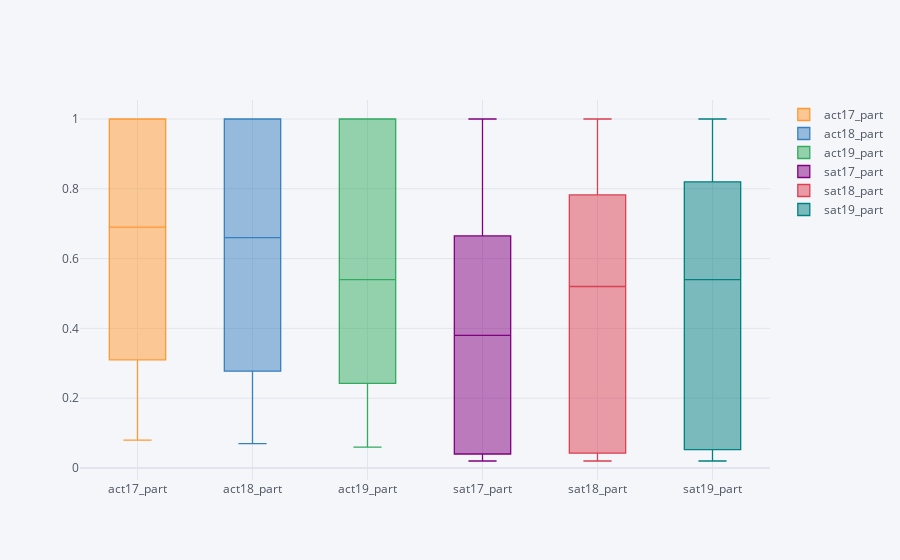

Here is the notebook cell this chart was saved with:
### Markdown cell above
### How has the participation in ACT and SAT changed between 2017 to 2019?

### Code cell
state_cleaned[state_cleaned.columns[[8,10,12,14,16,18]]].iplot(kind='box')

### Figure 1 — Plotly figure (JSON) as saved in the notebook; plotly's stock layout.template omitted (floating-point values rounded to 4 significant figures)
{"data": [{"boxpoints": false, "line": {"width": 1.3}, "marker": {"color": "rgba(255, 153, 51, 1.0)"}, "name": "act17_part", "orientation": "v", "type": "box", "y": [1, 0.65, 0.62, 1, 0.31, 1, 0.31, 0.18, 0.32, 0.73, 0.55, 0.9, 0.38, 0.93, 0.35, 0.67, 0.73, 1, 1, 0.08, 0.28, 0.29, 0.29, 1, 1, 1, 1, 0.84, 1, 0.18, 0.34, 0.66, 0.31, 1, 0.98, 0.75, 1, 0.4, 0.23, 0.21, 1, 0.8, 1, 0.45, 1, 0.29, 0.29, 0.29, 0.69, 1, 1]}, {"boxpoints": false, "line": {"width": 1.3}, "marker": {"color": "rgba(55, 128, 191, 1.0)"}, "name": "act18_part", "orientation": "v", "type": "box", "y": [1, 0.33, 0.66, 1, 0.27, 0.3, 0.26, 0.17, 0.32, 0.66, 0.53, 0.89, 0.36, 0.43, 0.32, 0.68, 0.71, 1, 1, 0.07, 0.31, 0.25, 0.22, 0.99, 1, 1, 1, 1, 1, 0.16, 0.31, 0.67, 0.27, 1, 0.98, 1, 1, 0.42, 0.2, 0.15, 1, 0.77, 1, 0.45, 1, 0.24, 0.24, 0.24, 0.65, 1, 1]}, {"boxpoints": false, "line": {"width": 1.3}, "marker": {"color": "rgba(50, 171, 96, 1.0)"}, "name": "act19_part", "orientation": "v", "type": "box", "y": [1, 0.38, 0.73, 1, 0.23, 0.27, 0.22, 0.13, 0.32, 0.54, 0.49, 0.8, 0.31, 0.35, 0.29, 0.66, 0.72, 1, 1, 0.06, 0.28, 0.21, 0.19, 0.95, 1, 0.82, 1, 1, 1, 0.14, 0.25, 0.63, 0.22, 1, 0.96, 1, 1, 0.42, 0.17, 0.12, 0.78, 0.75, 1, 0.39, 1, 0.2, 0.21, 0.24, 0.49, 1, 1]}, {"boxpoints": false, "line": {"width": 1.3}, "marker": {"color": "rgba(128, 0, 128, 1.0)"}, "name": "sat17_part", "orientation": "v", "type": "box", "y": [0.05, 0.38, 0.3, 0.03, 0.53, 0.11, 1, 1, 1, 0.83, 0.61, 0.55, 0.93, 0.09, 0.63, 0.02, 0.04, 0.04, 0.04, 0.95, 0.69, 0.76, 1, 0.03, 0.02, 0.03, 0.1, 0.03, 0.26, 0.96, 0.7, 0.11, 0.67, 0.49, 0.02, 0.12, 0.07, 0.43, 0.65, 0.71, 0.5, 0.03, 0.05, 0.62, 0.03, 0.6, 0.65, 0.64, 0.14, 0.03, 0.03]}, {"boxpoints": false, "line": {"width": 1.3}, "marker": {"color": "rgba(219, 64, 82, 1.0)"}, "name": "sat18_part", "orientation": "v", "type": "box", "y": [0.06, 0.43, 0.29, 0.05, 0.6, 1, 1, 1, 0.92, 0.56, 0.7, 0.56, 1, 0.99, 0.63, 0.03, 0.04, 0.04, 0.04, 0.99, 0.76, 0.8, 1, 0.04, 0.03, 0.04, 0.1, 0.03, 0.23, 0.96, 0.82, 0.16, 0.79, 0.52, 0.02, 0.18, 0.08, 0.48, 0.7, 0.97, 0.55, 0.03, 0.06, 0.66, 0.04, 0.64, 0.68, 0.69, 0.28, 0.03, 0.03]}, {"boxpoints": false, "line": {"width": 1.3}, "marker": {"color": "rgba(0, 128, 128, 1.0)"}, "name": "sat19_part", "orientation": "v", "type": "box", "y": [0.07, 0.41, 0.31, 0.06, 0.63, 1, 1, 1, 0.94, 1, 0.71, 0.54, 1, 1, 0.66, 0.03, 0.04, 0.04, 0.05, 0.99, 0.82, 0.81, 1, 0.04, 0.03, 0.04, 0.09, 0.03, 0.2, 0.95, 0.82, 0.18, 0.79, 0.51, 0.02, 0.19, 0.22, 0.51, 0.7, 1, 0.68, 0.03, 0.07, 0.68, 0.04, 0.66, 0.68, 0.7, 0.99, 0.03, 0.03]}], "layout": {"legend": {"bgcolor": "#F5F6F9", "font": {"color": "#4D5663"}}, "paper_bgcolor": "#F5F6F9", "plot_bgcolor": "#F5F6F9", "title": {"font": {"color": "#4D5663"}}, "xaxis": {"gridcolor": "#E1E5ED", "showgrid": true, "tickfont": {"color": "#4D5663"}, "title": {"font": {"color": "#4D5663"}, "text": ""}, "zerolinecolor": "#E1E5ED"}, "yaxis": {"gridcolor": "#E1E5ED", "showgrid": true, "tickfont": {"color": "#4D5663"}, "title": {"font": {"color": "#4D5663"}, "text": ""}, "zerolinecolor": "#E1E5ED"}}}
